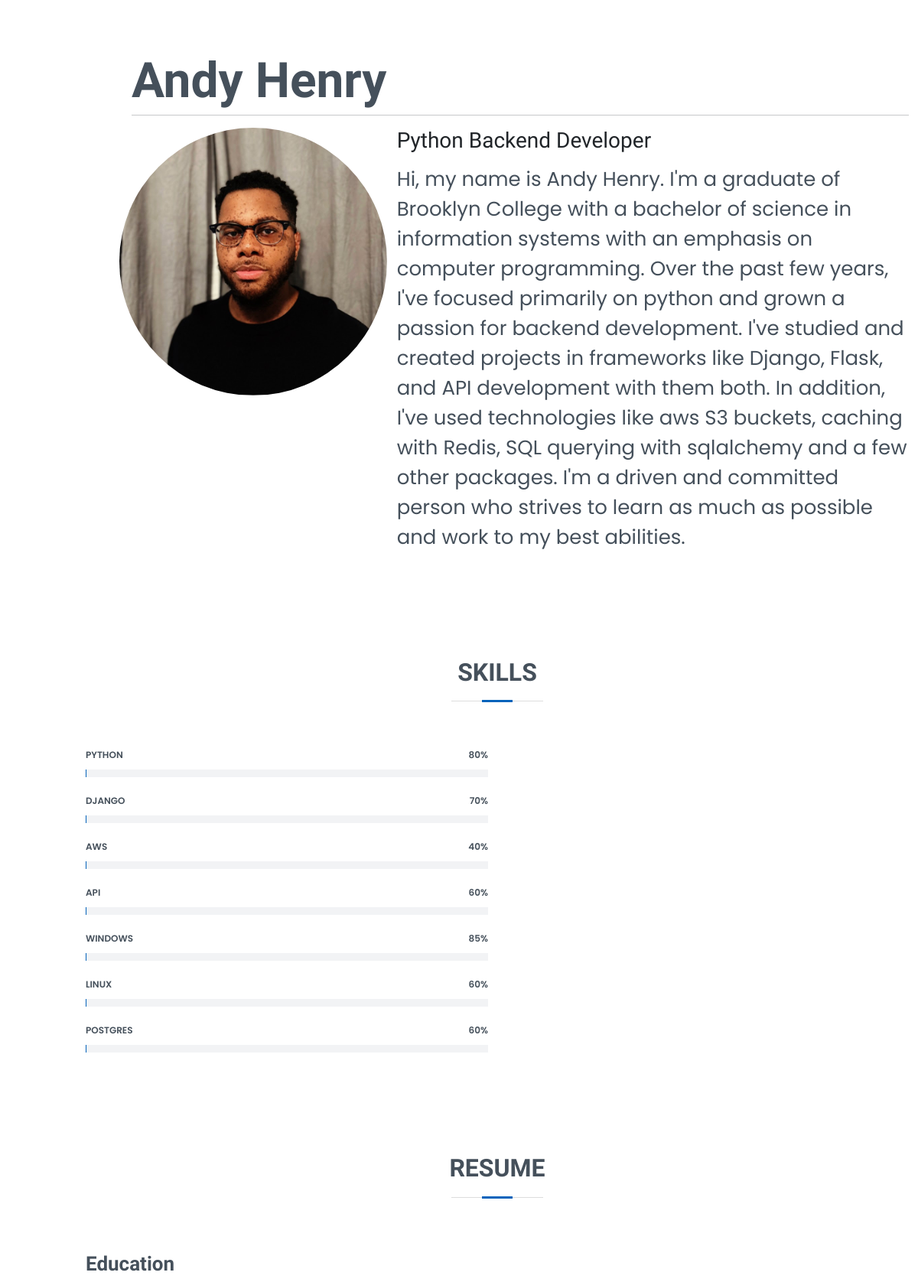
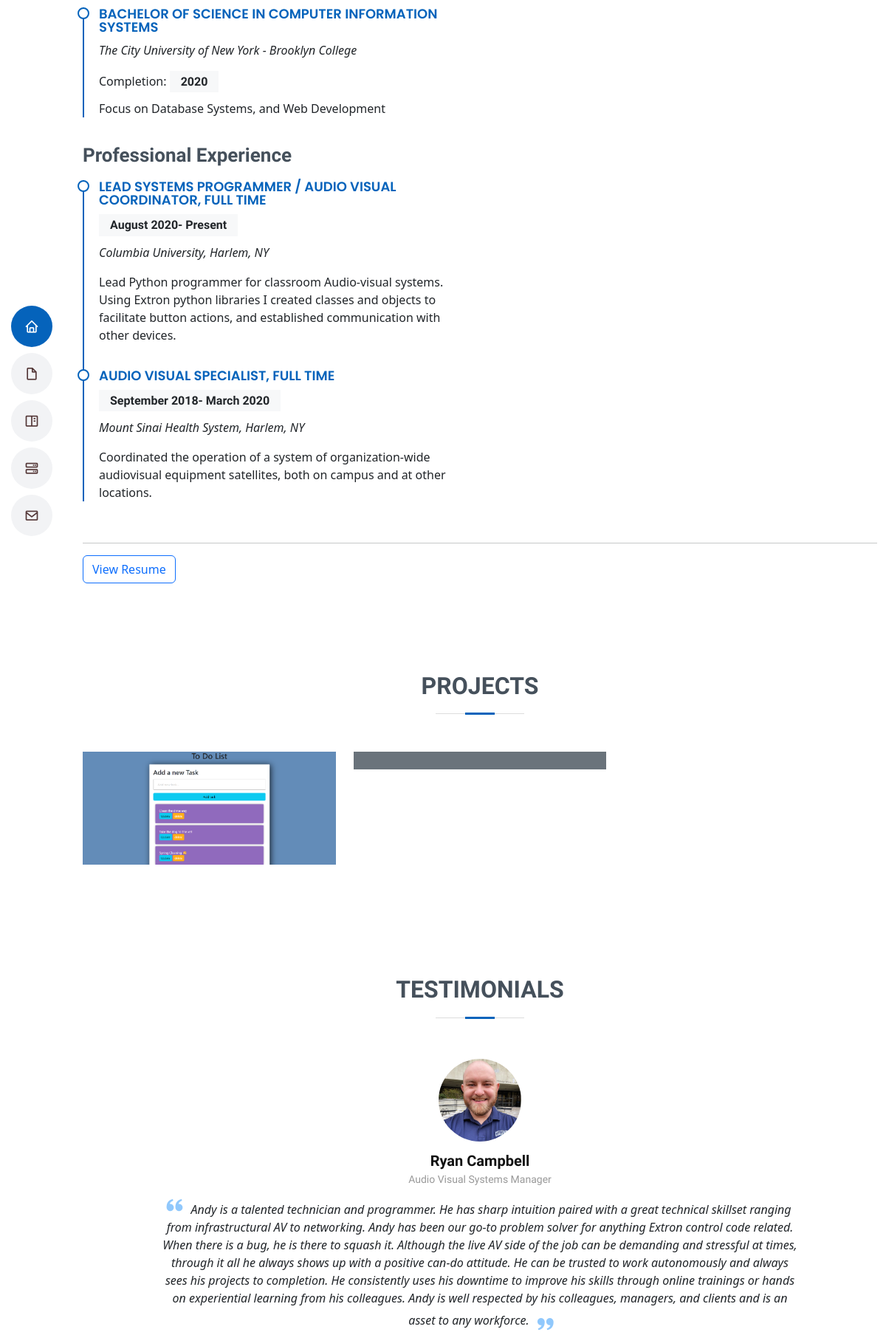
The page / (upper part) on the database its author committed (2 pictures, top to bottom).
### resume/models.py (models this page shows, shortened)
class About(models.Model):
    career_title = models.CharField(max_length=200, blank=False, null=False)
    description = models.TextField(blank=False, null=False)
    image = models.ImageField(upload_to ='profile/')

class Skill(models.Model):
    skill_name = models.CharField(max_length = 80)
    percentage = models.IntegerField(null=False, blank=False, default = 0)

class Education(models.Model):
    title = models.CharField(max_length = 80)
    school_name = models.CharField(max_length = 80)
    description = models.CharField(max_length=200, blank=False, null=False)
    end_year = models.IntegerField(null=False, blank=False)

class Experience(models.Model):
    title = models.CharField(max_length = 200)
    location = models.CharField(max_length = 200)
    description = models.TextField(blank=False, null=False)
    emp_time = models.CharField(max_length = 80)

class Project(models.Model):
    title = models.CharField(max_length = 200)
    project_img = models.ImageField(upload_to = 'project/')
    description = models.TextField(blank=False, null=False)
    git_url = models.URLField()
    project_url = models.URLField(blank=True, null=True)

class Testimonal(models.Model):
    name = models.CharField(max_length = 200)
    title = models.CharField(max_length=250,blank=False)
    profile_img = models.ImageField(upload_to = 'testimonals/')
    recommendation = models.TextField(blank=False, null=False)

### resume/views.py (the view)
# urls.py: path('',views.index, name='index'),
def index(request):
    about = About.objects.get(id=1)
    skills = Skill.objects.all()
    education = Education.objects.all()
    experience = Experience.objects.all()
    projects = Project.objects.all()
    testimonals = Testimonal.objects.all()
    if request.method == "POST":
        email_form = ContactForm(request.POST)
        if email_form.is_valid():
            cd = email_form.cleaned_data
            email = cd['email']
            subject = "Portfolio message: " + ","+cd['subject']
            message = cd['message']
            try:
                send_mail(subject,message,email,['Andy.henry1223@gmail.com'])
                messages.success(request,'Email Sucessfully Sent, Thank You.')
            except BadHeaderError:
                messages.error(request,'Email Unsucessfully Sent, please check the form.')
                return HttpResponse("Invalid header found.")
            return redirect("/")
    else:
        email_form = ContactForm()
    context = {
        'about': about,
        'skill': skills,
        'education':education,
        'experience': experience,
        'project': projects,
        'testimonal':testimonals,
        'email_form':email_form
    }
    return render(request,'resume/index.html',context)

### resume/templates/resume/index.html (shortened to what this page needs)
{% load static %}
<!DOCTYPE html>
<html lang="en">
<head>
  <link href="{% static 'css/style.css' %}" rel="stylesheet">
  <link href="{% static 'vendor/aos/aos.css' %}" rel="stylesheet">
  <link href="{% static 'vendor/bootstrap/css/bootstrap.min.css' %}" rel="stylesheet">
  <link href="{% static 'vendor/bootstrap-icons/bootstrap-icons.css' %}" rel="stylesheet">
  <link href="{% static 'vendor/boxicons/css/boxicons.min.css' %}" rel="stylesheet">
  <link href="{% static 'vendor/glightbox/css/glightbox.min.css' %}" rel="stylesheet">
  <link href="{% static 'vendor/swiper/swiper-bundle.min.css' %}" rel="stylesheet">
</head>
<body>
  <header id="header" class="d-flex flex-column justify-content-center">
    <nav id="navbar" class="navbar nav-menu">
      <ul>
        <li><a href="#hero" class="nav-link scrollto active"><i class="bx bx-home"></i> <span>Home</span></a></li>
        <li><a href="#resume" class="nav-link scrollto"><i class="bx bx-file-blank"></i> <span>Resume</span></a></li>
        <li><a href="#portfolio" class="nav-link scrollto"><i class="bx bx-book-content"></i> <span>Projects</span></a></li>
        <li><a href="#testimonials" class="nav-link scrollto"><i class="bx bx-server"></i> <span>Testimonials</span></a></li>
        <li><a href="#contact" class="nav-link scrollto"><i class="bx bx-envelope"></i> <span>Contact</span></a></li>
      </ul>
    </nav>
  </header>
  <section id="hero" class="d-flex flex-column justify-content-center">
    <div class="container" data-aos="zoom-in" data-aos-delay="100">
      <h1>Andy Henry</h1>
    </div>
    <div class="container" data-aos="fade-up">
      <hr>
      <div class="row">
        <div class="col-lg-4">
          <img style="margin-left:-5%;" src= {{about.image.url}} class="rounded-circle" width="350px" height="350px" alt="">
        </div>
        <div class="col-lg-8 pt-4 pt-lg-0 content">
          <h3>{{about.career_title}}</h3>
          <div>
            <p>
              {{about.description}}
            </p>
          </div>
        </div>
      </div>
    </div>
  </section>
  <main id="main">
    <section id="skills" class="skills section-bg">
      <div class="container" data-aos="fade-up">
        <div class="section-title">
          <h2>Skills</h2>
        </div>
      {% for skills in skill %}
        <div class="row skills-content">
          <div class="col-lg-6">
              <div class="progress">
                <span class="skill">{{skills.skill_name}} <i class="val">{{skills.percentage}}%</i></span>
                <div class="progress-bar-wrap">
                </div>
              </div>
          </div>
        </div>
      {% endfor %}
      </div>
    </section>
    <section id="resume" class="resume">
      <div class="container" data-aos="fade-up">
        <div class="section-title">
          <h2>Resume</h2>
        </div>
        <div class="row">
          <div class="col-lg-6">
              <h3 class="resume-title">Education</h3>
              {% for school in education %}
              <div class="resume-item">
                <h4>{{school.title}}</h4>
                <p><em>{{school.school_name}}</em></p>
                Completion: <h5>{{school.end_year}}</h5>
                <p>{{school.description}}</p>
              </div>
            {% endfor %}
        </div>
        <div class="row">
          <div class="col-lg-6">
            <h3 class="resume-title">Professional Experience</h3>
            {% for job in experience %}
            <div class="resume-item">
              <h4>{{job.title}}</h4>
              <h5>{{job.emp_time}}</h5>
              <p><em>{{job.location}} </em></p>
              <p>{{job.description}}</p>
            </div>
            {% endfor %}
          </div>
        </div>
        <div>
          <br>
          <hr>
          <div>
                <a href="{% static 'img/Backend_resume.png' %}" class="btn btn-outline-primary">View Resume</a>
          </div>
        </div>
      </div>
    </section>
    <section id="portfolio" class="portfolio section-bg">
      <div class="container" data-aos="fade-up">
        <div class="section-title">
          <h2>Projects</h2>
        </div>
        <div class="row portfolio-container" data-aos="fade-up" data-aos-delay="200">
          {% for project in project %}
          <div class="col-lg-4 col-md-6 portfolio-item filter-app">
            <div class="portfolio-wrap">
             <img src="{{project.project_img.url}}" class="img-fluid" alt="">
            </div>
          </div>
         {% endfor %}
        </div>
      </div>
    </section>
    <section id="testimonials" class="testimonials section-bg">
      <div class="container" data-aos="fade-up">
        <div class="section-title">
          <h2>Testimonials</h2>
        </div>
        <div class="testimonials-slider swiper" data-aos="fade-up" data-aos-delay="100">
          <div class="swiper-wrapper">
            {% for comment in testimonal %}
            <div class="swiper-slide">
              <div class="testimonial-item">
                <img src="{{comment.profile_img.url}}" class="testimonial-img" alt="">
                <h3>{{comment.name}}</h3>
                <h4>{{comment.title}}</h4>
                <p>
                  <i class="bx bxs-quote-alt-left quote-icon-left"></i>
                  {{comment.recommendation}}
                  <i class="bx bxs-quote-alt-right quote-icon-right"></i>
                </p>
              </div>
            </div>
          {% endfor %}
        </div>
      </div>
    </section>
  </main>
</body>
</html>

### rows shown on the page
About: image (picture), career_title "Python Backend Developer", description "Hi, my name is Andy Henry. I'm a graduate of Brooklyn College with a bachelor of science in information systems with an emphasis on computer programming. Over the past few years, I've focused primarily on python and grown a passion for backend development. I've studied and created projects in frameworks like Django, Flask, and API development with them both. In addition, I've used technologies like aws S3 buckets, caching with Redis, SQL querying with sqlalchemy and a few other packages. I'm a driven and committed person who strives to learn as much as possible and work to my best abilities."
Skill: skill_name "PYTHON", percentage "80"
Skill: skill_name "DJANGO", percentage "70"
Skill: skill_name "AWS", percentage "40"
Skill: skill_name "API", percentage "60"
Skill: skill_name "WINDOWS", percentage "85"
Skill: skill_name "LINUX", percentage "60"
Skill: skill_name "POSTGRES", percentage "60"
Education: title "BACHELOR OF SCIENCE IN COMPUTER INFORMATION SYSTEMS", school_name "The City University of New York - Brooklyn College", end_year "2020", description "Focus on Database Systems, and Web Development"
Experience: title "LEAD SYSTEMS PROGRAMMER / AUDIO VISUAL COORDINATOR, FULL TIME", emp_time "August 2020- Present", location "Columbia University, Harlem, NY", description "Lead Python programmer for classroom Audio-visual systems. Using Extron python libraries I created classes and objects to facilitate button actions, and established communication with other devices."
Experience: title "AUDIO VISUAL SPECIALIST, FULL TIME", emp_time "September 2018- March 2020", location "Mount Sinai Health System, Harlem, NY", description "Coordinated the operation of a system of organization-wide audiovisual equipment satellites, both on campus and at other locations."
Project: project_img (picture)
Testimonal: profile_img (picture), name "Ryan Campbell", title "Audio Visual Systems Manager", recommendation "Andy is a talented technician and programmer. He has sharp intuition paired with a great technical skillset ranging from infrastructural AV to networking. Andy has been our go-to problem solver for anything Extron control code related. When there is a bug, he is there to squash it. Although the live AV side of the job can be demanding and stressful at times, through it all he always shows up with a positive can-do attitude. He can be trusted to work autonomously and always sees his projects to completion. He consistently uses his downtime to improve his skills through online trainings or hands on experiential learning from his colleagues. Andy is well respected by his colleagues, managers,…"
